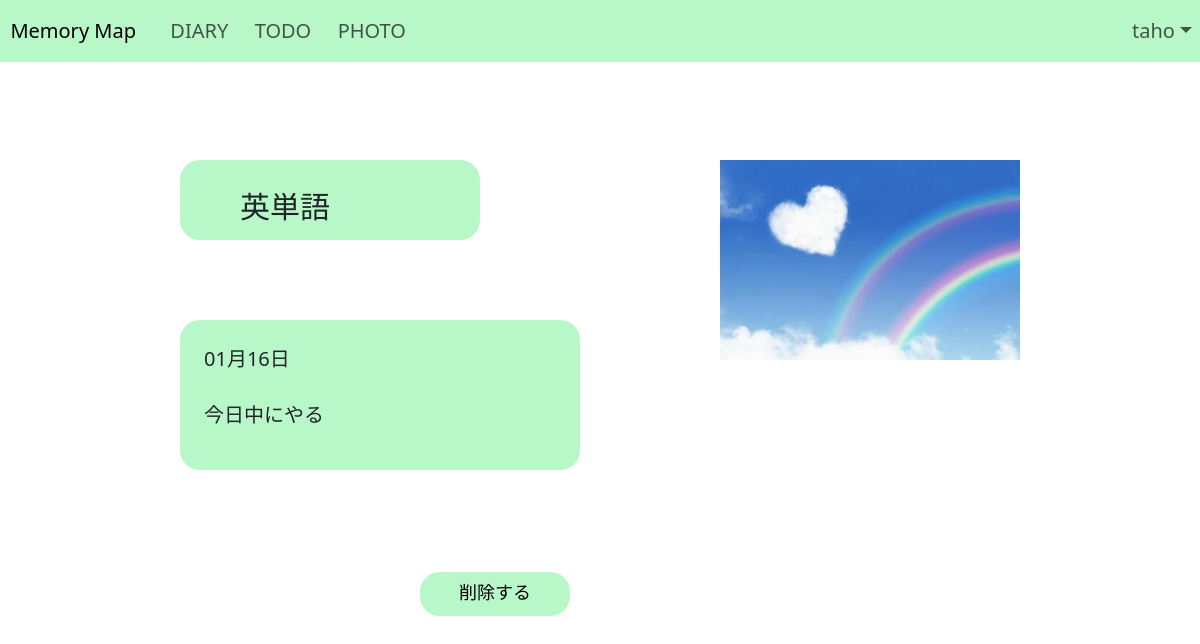
/spdiary/imagedetail/8/ (signed in), run on the app's committed database.
### spdiary/models.py (models this page shows, shortened)
class Image(models.Model):
    name = models.CharField(verbose_name='題名',max_length=40)
    image = models.ImageField(upload_to='img/upload')
    memo = models.TextField(verbose_name='メモ',max_length=60,null=True,blank=True)
    today = models.DateTimeField(verbose_name='作成日', default=timezone.now)
    user = models.ForeignKey(User, on_delete=models.CASCADE)

### spdiary/views.py (the view, shortened to what this page needs)
# urls.py: path('imagedetail/<int:pk>/', ImageDetailView.as_view(), name='imagedetail'),
class ImageDetailView(generic.DetailView):
    model = Image
    queryset = Image.objects.all()
    template_name = 'image/imagedetail.html'

### templates/image/imagedetail.html (shortened to what this page needs)
{% extends './base.html' %}
{% block content %}
<body>
    <div class="big"></div>
    <div class="box"></div>
    <div>
        <div class="title">{{ image.name }}</div>
        <div class="today">{{image.today|date:"m月d日"}}</div>
        <div class="memo">{{ image.memo }}</div>
        <div class="photo">
        <img src="{{ image.image.url  }}" width="300px">
        </div>
    </div>
    <button type="button" class="delete" data-bs-toggle="modal" data-bs-target="#deleteModal-{{image.id}}">削除する</button>
</body>
{% endblock %}

### templates/image/base.html (shortened to what this page needs)
<!DOCTYPE html>
{% load django_bootstrap5 %}
{% bootstrap_css %}
<html lang="ja">
<head>
</head>
<body style="padding-top: 4rem;">
    <div class='fixed-top'>
        <nav class="navbar navbar-expand-lg" style="background-color:#b8f7c7; font-size: 20px;">
            <a class="navbar-brand" href="{% url 'spdiary:list' %}">&nbsp;&nbsp;Memory Map</a>
            <div class="collapse navbar-collapse" id="navbarSupportedContent">
              <ul class="navbar-nav mr-auto">
                <li class="nav-item active">
                  <a class="nav-link" href="{% url 'spdiary:list' %}">&nbsp;&nbsp;DIARY</a>
                </li>
                <li class="nav-item">
                  <a class="nav-link" href="{% url 'spdiary:listpage' %}">&nbsp;&nbsp;TODO</a>
                </li>
                <li class="nav-item">
                  <a class="nav-link" href="{% url 'spdiary:imagelist' %}">&nbsp;&nbsp;PHOTO</a>
              </ul>
            </div>
            <ul class="navbar-nav mr-md-2">
                {% if user.is_authenticated %}
                <a class="nav-link dropdown-toggle" href="#" id="navbarDropdown" role="button" data-bs-toggle="dropdown" aria-expanded="false">{{ user.username }}</a>
                {% else %}
                <a class="btn btn-outline-light btn-sm" href="{% url 'spdiary:login' %}">ログイン</a></li>
                {% endif %}
            </ul>
        </nav>
    </div>
    {% block content %}
    {% endblock %}
</body>
</html>

### templates/image/imagedetail.html (style rules this page uses)
.title { left:20%; top:23%; position: absolute; font-size: 30px; }
.photo { left:60%; top:20%; position: absolute; }
.today { left:17%; top:43%; position: absolute; font-size: 20px; }
.big { background-color: #b8f7c7; position: absolute; left:15%; top: 20%; width: 300px; height: 80px; border-radius: 20px; }
.box { background-color: #b8f7c7; position: absolute; left:15%; top: 40%; width: 400px; height: 150px; border-radius: 20px; }
.memo { left:17%; top:50%; position: absolute; font-size: 20px; }
.delete { width: 150px; min-height: 44px; background-color: #b8f7c7; font-size: 18px; font-family: monospace; line-height: 38px; border: none; border-radius: 20px; position: absolute; left: 35%; bottom: 23%; }

### data on the page
Image: name "英単語", today "01月16日", memo "今日中にやる", image (picture)

### other printed values
{{ user.username }} "taho"
